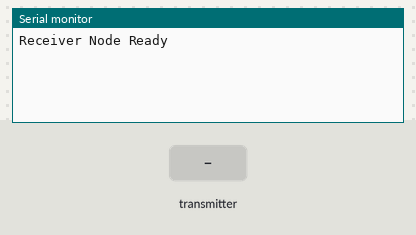
Bench run of a sketch on a simulated Arduino Uno, built with avr-gcc and run on an emulated ATmega328P. On the bench: the last lines printed to the serial monitor. The inputs (shaded band) are chosen by the test bench. No radio packets arrive unless stated.

Above: at 1.4 s.
1.5 s: the transmitter starts sending ldr = 0
At 1.6 s:
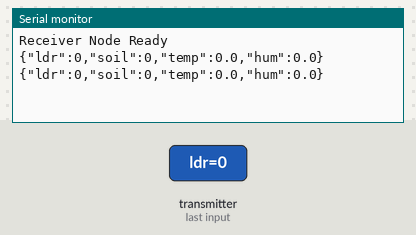
3.4 s: the transmitter starts sending soil = 256
At 3.46 s:
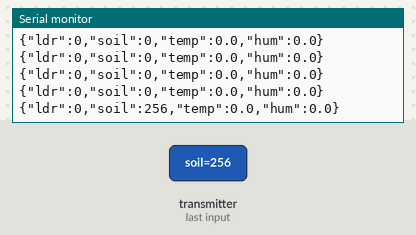
6.4 s: the transmitter starts sending temp = 25
At 6.46 s:
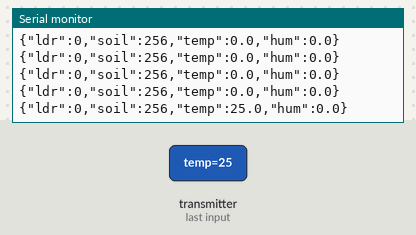
9.4 s: the transmitter starts sending ldr = 1023
At 9.46 s:
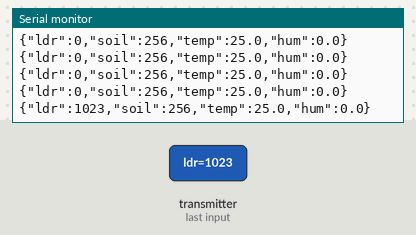
12.4 s: the transmitter starts sending hum = 25
At 12.42 s:
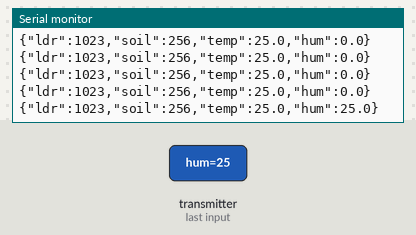
15.4 s: the transmitter starts sending soil = 0
At 15.44 s:
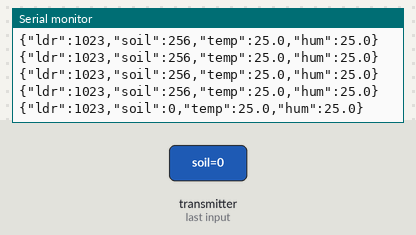

The sketch:

Receiver_Node.ino
```cpp
// ---------- Receiver Node (ตัวแม่) ----------
#include <SPI.h>
#include <nRF24L01.h>
#include <RF24.h>

// ----- ขา nRF24L01 เดิมของคุณ -----
#define CE_PIN   9
#define CSN_PIN  10

RF24 radio(CE_PIN, CSN_PIN);

// ต้องตรงกับตัวลูก
const byte address[6] = "NODE1";

struct SensorData {
  uint16_t ldr;
  uint16_t soil;
  float temp;
  float hum;
};

void setup() {
  Serial.begin(9600);  // Dashboard ใช้ 9600
  delay(200);

  radio.begin();
  radio.openReadingPipe(0, address);
  radio.setPALevel(RF24_PA_MIN);
  radio.startListening();

  Serial.println("Receiver Node Ready");
}

void loop() {
  if (radio.available()) {
    SensorData data;
    radio.read(&data, sizeof(data));

    // ส่งไปหน้าเว็บแบบ JSON
    Serial.print("{\"ldr\":");
    Serial.print(data.ldr);
    Serial.print(",\"soil\":");
    Serial.print(data.soil);
    Serial.print(",\"temp\":");
    Serial.print(data.temp, 1);
    Serial.print(",\"hum\":");
    Serial.print(data.hum, 1);
    Serial.println("}");
  }

  delay(50);
}
```

Measured:
- after the input at 1.5 s, the serial monitor: prints a new line at once (image 1)
- after the input at 3.4 s, the serial monitor: prints a new line at once (image 2)
- after the input at 6.4 s, the serial monitor: prints a new line at once (image 3)
- after the input at 9.4 s, the serial monitor: prints a new line after 0.05 s (image 4)
- after the input at 12.4 s, the serial monitor: prints a new line at once (image 5)
- after the input at 15.4 s, the serial monitor: prints a new line at once (image 6)
